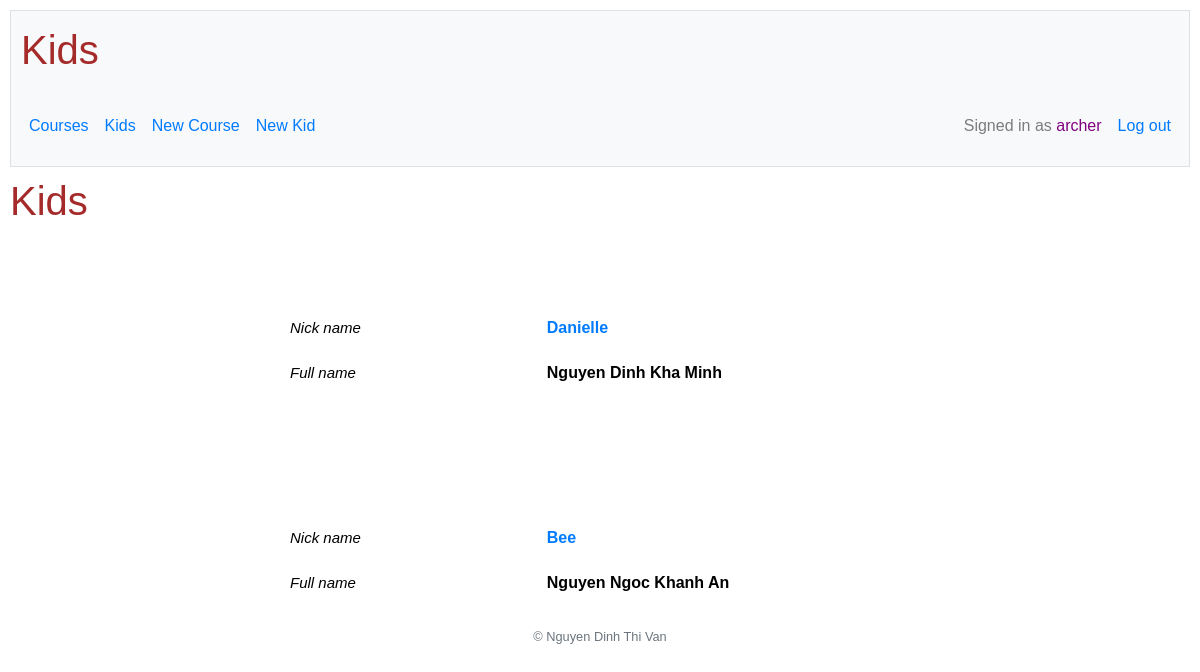
The page /kids (signed in) on the database as committed earlier.
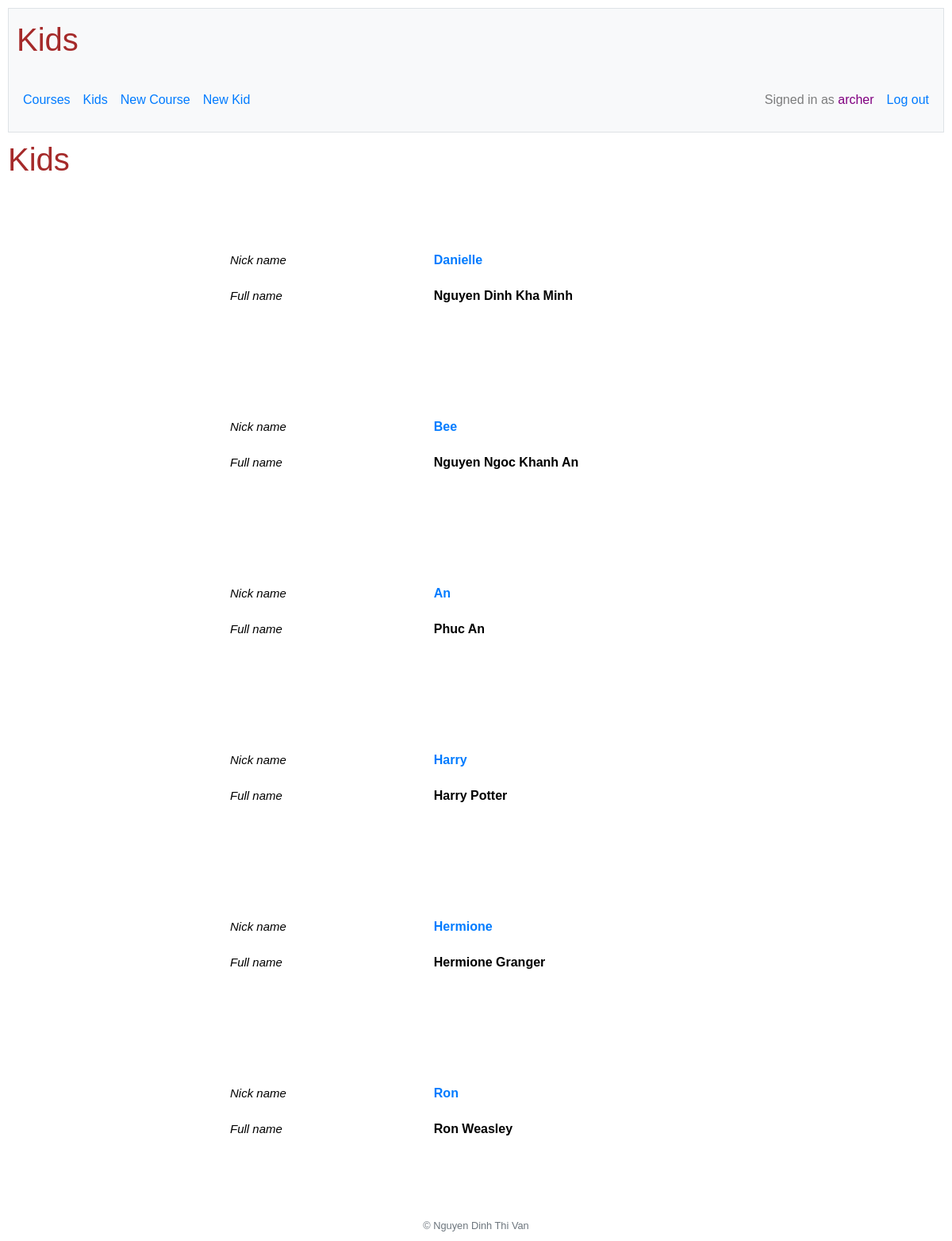
The same page on the database as committed later.
### kids/models.py (models this page shows, shortened)
class User(AbstractUser):
    account = models.PositiveIntegerField(default=0)

class Kid(models.Model):
    nickname = models.CharField(max_length=255)
    full_name = models.CharField(max_length=255)
    birthday = models.DateField()
    parent = models.ForeignKey(User, blank=True, null=True, on_delete=models.CASCADE, related_name='creators')
    time = models.IntegerField(default=672)
    class Gender(models.TextChoices):
        FEMALE = 'FE', 'Female'
        MALE = 'MA', 'Male'
    gender = models.CharField(
        max_length=2,
        choices=Gender.choices
    )
    class Status(models.IntegerChoices):
        VERY_LOW = 1
        LOW = 2
        NORMAL = 3
        GOOD = 4
        EXCELLENT = 5
    status = models.IntegerField(choices=Status.choices)
    physical_growth = models.IntegerField(choices=Status.choices, default=3)
    motor = models.IntegerField(choices=Status.choices, default=3)
    cog_int = models.IntegerField(choices=Status.choices, default=3)
    social_emotional = models.IntegerField(choices=Status.choices, default=3)
    language_communication = models.IntegerField(choices=Status.choices, default=3)
    gender_growth = models.IntegerField(choices=Status.choices, default=3)
    race = models.IntegerField(choices=Status.choices, default=3)

### kids/views.py (the view)
# urls.py: path('kids', views.kids, name="kids"),
@login_required
def kids(request):
    return render(request, "kids/kids.html", {
        "kids": Kid.objects.filter(parent=request.user)
    })

### kids/templates/kids/kids.html (shortened to what this page needs)
{% extends "kids/layout.html" %}
{% block main %}
    <h1>Kids</h1>
    <ul class="no-bullet">
        {% for kid in kids %}
            <li>
                <div class="list-line-kids">
                    <div class="list-left">
                        <ul class="no-bullet">
                            <li><i class="i-left">Nick name</i></li>
                            <li><i class="i-left">Full name</i></li>
                        </ul>
                    </div>
                    <div class="list-middle">
                        <ul class="no-bullet">
                            <li><a href="{% url 'kids:kid_detail' kid_id=kid.id %}"><strong>{{ kid.nickname }}</strong></a></li>
                            <li><strong>{{ kid.full_name }}</strong></li>
                        </ul>
                    </div>
                </div>
            </li>
        {% empty %}
            <li>No kid yet</li>
        {% endfor %}
    </ul>
{% endblock %}

### kids/templates/kids/layout.html (shortened to what this page needs)
{% load static %}
<!DOCTYPE html>
<html lang="en">
    <head>
        <link rel="stylesheet" href="https://cdn.jsdelivr.net/npm/bootstrap@4.5.3/dist/css/bootstrap.min.css">
        <link rel="stylesheet" href="{% static 'kids/styles.css' %}">
    </head>
    <body>
        <nav class="navba navbar-expand-md navbar-light bg-light border">
            <a class="navbar-brand" href="{% url 'kids:index' %}"><span><h1>Kids</h1></span></a>
            <div class="collapse navbar-collapse" id="navbar">
                <ul class="navbar-nav mr-auto mt-2">
                    <li class="nav-link">
                        <a href="{% url 'kids:index' %}">
                            <b-button title="list all courses">
                                Courses
                            </b-button>
                        </a>
                    </li>
                    {% if user.is_authenticated %}
                        <li class="nav-link">
                            <a href="{% url 'kids:kids' %}">
                                <b-button title="list all your kids">
                                    Kids
                                </b-button>
                            </a>
                        </li>
                        <li class="nav-link">
                            <a href="{% url 'kids:add_course' %}">
                                <b-button title="add a new course">
                                    New Course
                                </b-button>
                            </a>
                        </li>
                        <li class="nav-link">
                            <a href="{% url 'kids:add_kid' %}">
                                <b-button title="add a new kid">
                                    New Kid
                                </b-button>
                            </a>
                        </li>
                    {% endif %}
                </ul>
                <ul class="navbar-nav ml-auto mt-2">
                    {% if user.is_authenticated %}
                        <li class="nav-link">Signed in as <span style="color: purple;">{{ user.username }}</span></li>
                        <li class="nav-link"><a href="{% url 'kids:logout' %}">Log out</a></li>
                    {% else %}
                        <li class="nav-link">Not signed in</li>
                        <li class="nav-link"><a href="{% url 'kids:login' %}">Log in</a></li>
                        <li class="nav-link"><a href="{% url 'kids:register' %}">Register</a></li>
                    {% endif %}
                </ul>
            </div>
        </nav>
        <main>
            {% block main %}{% endblock %}
        </main>
        <footer class="small text-center text-muted">
            &#169; Nguyen Dinh Thi Van
        </footer>
    </body>
</html>

### kids/static/kids/styles.css (style rules this page uses)
body { font-family: sans-serif; font-size: 16px; }
.input-line, .list-line, .list-line-kids, .list-line-detail, .list-line-detail-2 { clear: both; vertical-align: baseline; padding: 30px 0 30px 0; }
.input-left, .list-left, .list-left-detail, .list-left-detail-2 { float: left; min-width: 0; width: 22%; height: 42px; line-height: 45px; vertical-align: middle; }
.input, .list-middle, .list-middle-detail { float: left; display: block; min-width: 167px; min-height: 41px; height: 5px; width: 250px; margin-right: 50px; }
body { color: black; padding: 10px; }
main { min-height: 400px; }
nav { padding: 10px; margin-bottom: 10px; }
footer { margin-top: 50px; }
h1 { color: brown; }
li { line-height: 45px; }
.list-line-kids { margin: 50px 0 150px 200px; }
.list-middle { margin-left: 50px; }
.i-left { font-size: 15px; }
.no-bullet { list-style-type: none; }

Rows that differ between the two databases and show on the page:
added Kid: nickname "An", full_name "Phuc An"
added Kid: nickname "Harry", full_name "Harry Potter"
added Kid: nickname "Hermione", full_name "Hermione Granger"
added Kid: nickname "Ron", full_name "Ron Weasley"
